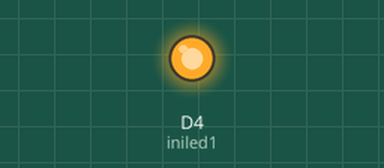
This sketch was run on a simulated ESP8266 (NodeMCU). Shown: output pins drawn as LEDs (lit = HIGH).

Above: at 0.5 s.
At 3.7 s:
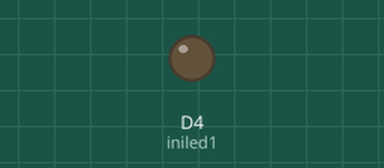
Timing chart, 0 to 5.5 s (numbered marks = the images above):
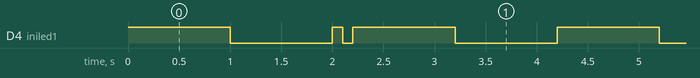

Measured:
- by itself, D4 (iniled1): repeats every 4.2 s: LOW 1.0 s, HIGH 0.10 s, LOW 0.10 s, HIGH 1.0 s, LOW 1.0 s, HIGH 1.0 s
- by itself, everything shown: repeats every 4.2 s, in 4 steps

The sketch:

project_1.ino
```cpp
//inisialisasi
#define iniled1 D4

void setup() {
  pinMode(iniled1, OUTPUT);//variable iniled1

}

void loop() {
   digitalWrite(iniled1, HIGH);//nyala
   delay(1000);
   digitalWrite(iniled1, LOW);//mati
   delay(1000);
   digitalWrite(iniled1, HIGH);//nyala
   delay(100);
   digitalWrite(iniled1, LOW);//mati
   delay(100);
   digitalWrite(iniled1, HIGH);//nyala
   delay(1000);
   digitalWrite(iniled1, LOW);//mati
   delay(1000);

}
```
